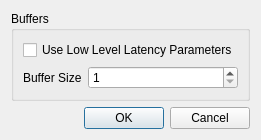
<?xml version="1.0" encoding="UTF-8"?>
<ui version="4.0">
 <class>DirectxConfigDialog</class>
 <widget class="QDialog" name="DirectxConfigDialog">
  <property name="geometry">
   <rect>
    <x>0</x>
    <y>0</y>
    <width>234</width>
    <height>140</height>
   </rect>
  </property>
  <property name="windowTitle">
   <string>Dialog</string>
  </property>
  <layout class="QVBoxLayout" name="verticalLayout">
   <item>
    <widget class="QGroupBox" name="groupBox">
     <property name="title">
      <string>Buffers</string>
     </property>
     <layout class="QFormLayout" name="formLayout">
      <item row="2" column="0">
       <widget class="QLabel" name="label">
        <property name="text">
         <string>Buffer Size</string>
        </property>
       </widget>
      </item>
      <item row="2" column="1">
       <widget class="QSpinBox" name="framesPerBuffer">
        <property name="minimum">
         <number>1</number>
        </property>
        <property name="maximum">
         <number>100000</number>
        </property>
        <property name="singleStep">
         <number>100</number>
        </property>
       </widget>
      </item>
      <item row="1" column="0" colspan="2">
       <widget class="QCheckBox" name="UseLowLevelLatencyParameters">
        <property name="text">
         <string>Use Low Level Latency Parameters</string>
        </property>
       </widget>
      </item>
     </layout>
    </widget>
   </item>
   <item>
    <widget class="QDialogButtonBox" name="buttonBox">
     <property name="orientation">
      <enum>Qt::Horizontal</enum>
     </property>
     <property name="standardButtons">
      <set>QDialogButtonBox::Cancel|QDialogButtonBox::Ok</set>
     </property>
    </widget>
   </item>
  </layout>
 </widget>
 <resources/>
 <connections>
  <connection>
   <sender>buttonBox</sender>
   <signal>accepted()</signal>
   <receiver>DirectxConfigDialog</receiver>
   <slot>accept()</slot>
   <hints>
    <hint type="sourcelabel">
     <x>248</x>
     <y>254</y>
    </hint>
    <hint type="destinationlabel">
     <x>157</x>
     <y>274</y>
    </hint>
   </hints>
  </connection>
  <connection>
   <sender>buttonBox</sender>
   <signal>rejected()</signal>
   <receiver>DirectxConfigDialog</receiver>
   <slot>reject()</slot>
   <hints>
    <hint type="sourcelabel">
     <x>316</x>
     <y>260</y>
    </hint>
    <hint type="destinationlabel">
     <x>286</x>
     <y>274</y>
    </hint>
   </hints>
  </connection>
  <connection>
   <sender>UseLowLevelLatencyParameters</sender>
   <signal>toggled(bool)</signal>
   <receiver>framesPerBuffer</receiver>
   <slot>setEnabled(bool)</slot>
   <hints>
    <hint type="sourcelabel">
     <x>116</x>
     <y>53</y>
    </hint>
    <hint type="destinationlabel">
     <x>145</x>
     <y>80</y>
    </hint>
   </hints>
  </connection>
 </connections>
</ui>
